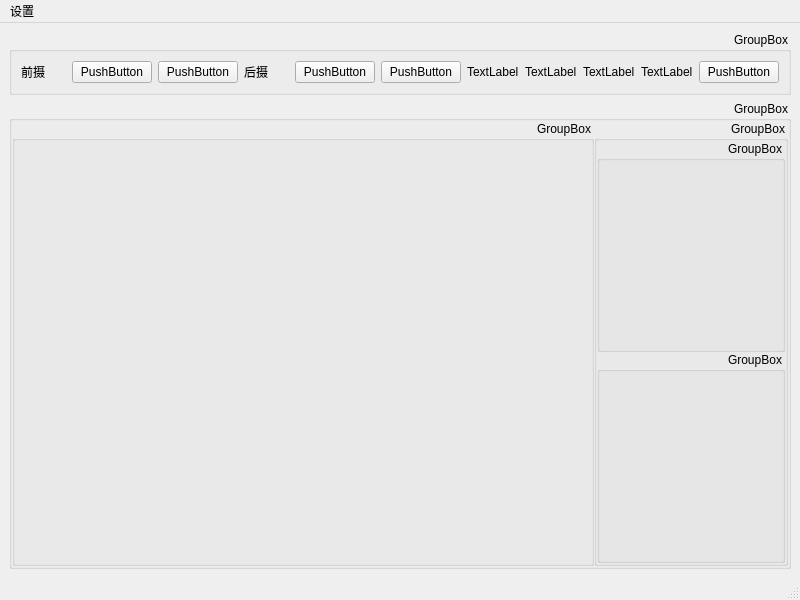
<?xml version="1.0" encoding="UTF-8"?>
<ui version="4.0">
 <class>MainWindow</class>
 <widget class="QMainWindow" name="MainWindow">
  <property name="geometry">
   <rect>
    <x>0</x>
    <y>0</y>
    <width>800</width>
    <height>600</height>
   </rect>
  </property>
  <property name="windowTitle">
   <string>水下机器人</string>
  </property>
  <widget class="QWidget" name="centralwidget">
   <property name="layoutDirection">
    <enum>Qt::RightToLeft</enum>
   </property>
   <layout class="QVBoxLayout" name="verticalLayout" stretch="1,8">
    <item>
     <widget class="QGroupBox" name="groupBox">
      <property name="title">
       <string>GroupBox</string>
      </property>
      <layout class="QHBoxLayout" name="horizontalLayout_2">
       <item>
        <widget class="QPushButton" name="pushButton_5">
         <property name="text">
          <string>PushButton</string>
         </property>
        </widget>
       </item>
       <item>
        <widget class="QLabel" name="label_4">
         <property name="text">
          <string>TextLabel</string>
         </property>
        </widget>
       </item>
       <item>
        <widget class="QLabel" name="label_6">
         <property name="text">
          <string>TextLabel</string>
         </property>
        </widget>
       </item>
       <item>
        <widget class="QLabel" name="label_5">
         <property name="text">
          <string>TextLabel</string>
         </property>
        </widget>
       </item>
       <item>
        <widget class="QLabel" name="label_3">
         <property name="text">
          <string>TextLabel</string>
         </property>
        </widget>
       </item>
       <item>
        <widget class="QPushButton" name="pushButton_3">
         <property name="text">
          <string>PushButton</string>
         </property>
        </widget>
       </item>
       <item>
        <widget class="QPushButton" name="pushButton_4">
         <property name="text">
          <string>PushButton</string>
         </property>
        </widget>
       </item>
       <item>
        <widget class="QLabel" name="label_2">
         <property name="text">
          <string>后摄</string>
         </property>
        </widget>
       </item>
       <item>
        <widget class="QPushButton" name="pushButton_2">
         <property name="text">
          <string>PushButton</string>
         </property>
        </widget>
       </item>
       <item>
        <widget class="QPushButton" name="pushButton">
         <property name="text">
          <string>PushButton</string>
         </property>
        </widget>
       </item>
       <item>
        <widget class="QLabel" name="label">
         <property name="text">
          <string>前摄</string>
         </property>
        </widget>
       </item>
      </layout>
     </widget>
    </item>
    <item>
     <widget class="QGroupBox" name="groupBox_3">
      <property name="title">
       <string>GroupBox</string>
      </property>
      <layout class="QHBoxLayout" name="horizontalLayout" stretch="1,3">
       <property name="spacing">
        <number>0</number>
       </property>
       <property name="leftMargin">
        <number>0</number>
       </property>
       <property name="topMargin">
        <number>0</number>
       </property>
       <property name="rightMargin">
        <number>0</number>
       </property>
       <property name="bottomMargin">
        <number>0</number>
       </property>
       <item>
        <widget class="QGroupBox" name="groupBox_4">
         <property name="title">
          <string>GroupBox</string>
         </property>
         <layout class="QVBoxLayout" name="verticalLayout_2">
          <property name="spacing">
           <number>0</number>
          </property>
          <property name="leftMargin">
           <number>0</number>
          </property>
          <property name="topMargin">
           <number>0</number>
          </property>
          <property name="rightMargin">
           <number>0</number>
          </property>
          <property name="bottomMargin">
           <number>0</number>
          </property>
          <item>
           <widget class="QGroupBox" name="groupBox_5">
            <property name="title">
             <string>GroupBox</string>
            </property>
           </widget>
          </item>
          <item>
           <widget class="QGroupBox" name="groupBox_6">
            <property name="title">
             <string>GroupBox</string>
            </property>
           </widget>
          </item>
         </layout>
        </widget>
       </item>
       <item>
        <widget class="QGroupBox" name="groupBox_2">
         <property name="title">
          <string>GroupBox</string>
         </property>
         <layout class="QHBoxLayout" name="horizontalLayout_3"/>
        </widget>
       </item>
      </layout>
     </widget>
    </item>
   </layout>
  </widget>
  <widget class="QMenuBar" name="menubar">
   <property name="geometry">
    <rect>
     <x>0</x>
     <y>0</y>
     <width>800</width>
     <height>23</height>
    </rect>
   </property>
   <widget class="QMenu" name="menu">
    <property name="title">
     <string>设置</string>
    </property>
   </widget>
   <addaction name="menu"/>
  </widget>
  <widget class="QStatusBar" name="statusbar"/>
 </widget>
 <resources/>
 <connections/>
</ui>
